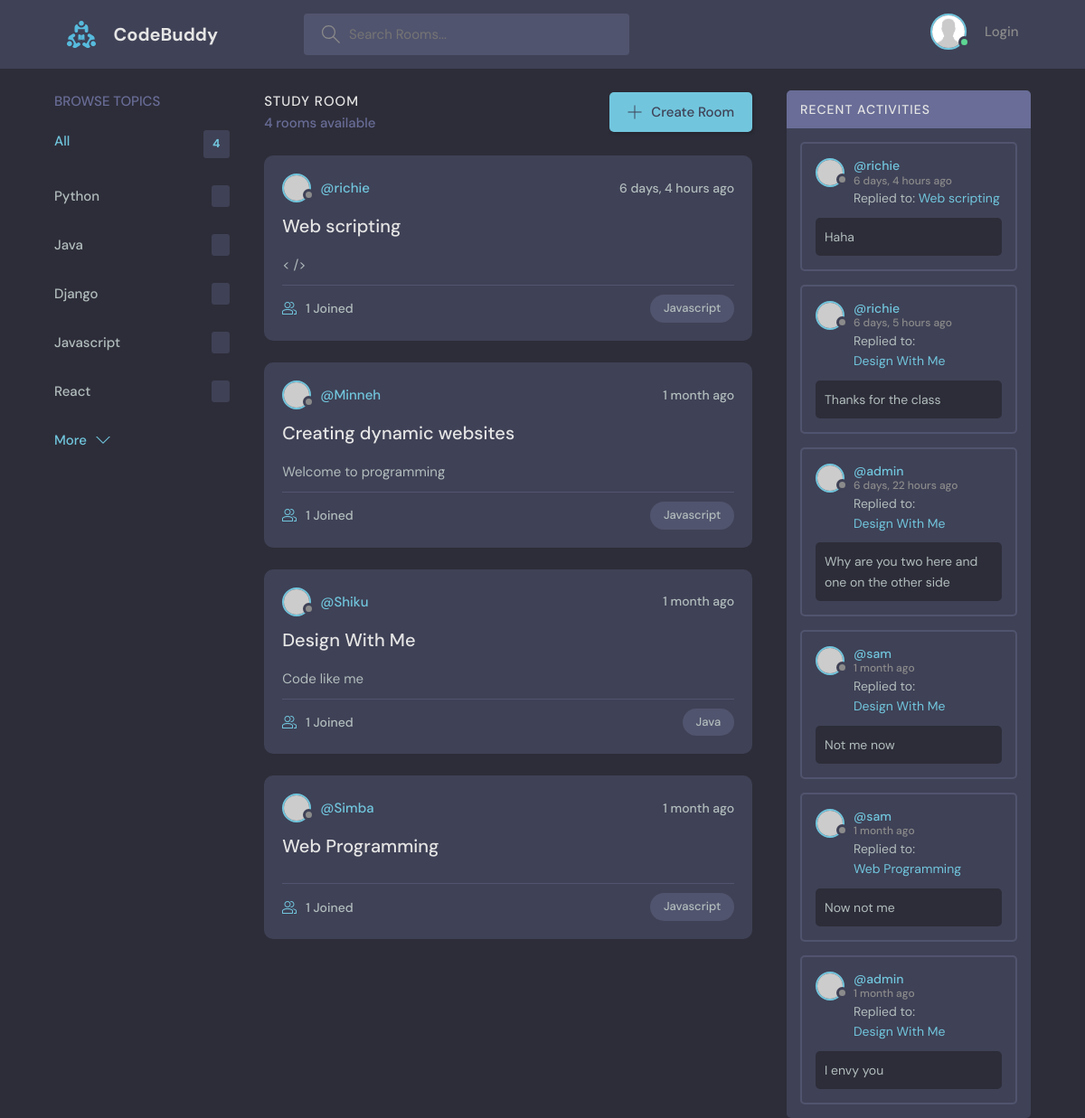
Screenshot of /?q=Java with the database file from the repository.
### base/models.py (models this page shows)
class Topic(models.Model):
    name = models.CharField(max_length=200)
    def __str__(self):
        return self.name

class Room(models.Model):
    host = models.ForeignKey(User, on_delete=models.SET_NULL, null=True)
    topic = models.ForeignKey(Topic, on_delete=models.SET_NULL, null=True)
    name = models.CharField(max_length=200)
    description = models.TextField(null=True, blank=True)
    participants = models.ManyToManyField(User, related_name='participants', blank=True)
    updated = models.DateTimeField(auto_now=True)
    created = models.DateTimeField(auto_now_add=True)
    class Meta:
        ordering = ['-created', '-updated']
    def __str__(self):
        return self.name

class Message(models.Model):
    user = models.ForeignKey(User, on_delete=models.CASCADE)
    room = models.ForeignKey(Room, on_delete=models.CASCADE)
    topic = models.ForeignKey(Topic, on_delete=models.CASCADE, null=True)
    body = models.TextField()
    updated = models.DateTimeField(auto_now=True)
    created = models.DateTimeField(auto_now_add=True)
    class Meta:
        ordering = ['-created', '-updated']
    def __str__(self):
        return self.body[0:60]

### base/views.py (the view)
# urls.py: path('', views.home, name = "home"),
def home(request, pk = ""):
    topics = Topic.objects.all()
    participants_count = ""
    try:
        q = request.GET.get('q') if request.GET.get('q') != None else ""
        rooms = Room.objects.filter(
            Q(topic__name__icontains=q) |
            Q(name__icontains=q) |
            Q(description__icontains=q)
        )
        if rooms.count() == 0:
            rooms_count = 'No'
        else:
            rooms_count = rooms.count()
        for room in rooms:
            participants_count = room.participants.all().count()
    except:
        rooms = "Your query did not return any results"
        participants_count = ""
    room_messages = Message.objects.filter(Q(room__topic__name__icontains=q)).order_by('-created')
    context = {'rooms': rooms, 'topics': topics, 'rooms_count': rooms_count, 'room_messages': room_messages, 'participants_count': participants_count }
    return render(request, "base/home.html", context)

### base/templates/base/home.html
{% extends 'main.html' %} {% block content %}
<main class="layout layout--3">
  <div class="container">
    {% include 'base/topics_component.html' %}
    {% include 'base/feed_component.html' %}
    {% include 'base/activity_component.html' %}
  </div>
</main>
{% endblock %}

### base/templates/base/topics_component.html
<div class="topics">
  <div class="topics__header">
    <h2>Browse Topics</h2>
  </div>
  <ul class="topics__list">
    <li>
      <a href="/" class="active">All <span>{{rooms.count}}</span></a>
    </li>
    {% for topic in topics %}
    <li>
      <a href="{% url 'home' %}?q={{ topic.name }}">
        {{ topic.name }}
        <span> {{ topic_count }} </span>
      </a>
    </li>
    {% endfor %}
  </ul>
  <a class="btn btn--link" href="topics.html">
    More
    <svg
      version="1.1"
      xmlns="http://www.w3.org/2000/svg"
      width="32"
      height="32"
      viewBox="0 0 32 32"
    >
      <title>chevron-down</title>
      <path d="M16 21l-13-13h-3l16 16 16-16h-3l-13 13z"></path>
    </svg>
  </a>
</div>

### base/templates/base/feed_component.html (shortened to what this page needs)
<div class="roomList">
  <div class="roomList__header">
    <div>
      <h2>Study Room</h2>
      {% if rooms_count == 1 %}
      <p>1 room available</p>
      {% else %}
      <p>{{ rooms_count }} rooms available</p>
      {% endif %}
    </div>
    <a class="btn btn--main" href="{% url 'create-room' %}">
      <svg
        version="1.1"
        xmlns="http://www.w3.org/2000/svg"
        width="32"
        height="32"
        viewBox="0 0 32 32"
      >
        <title>add</title>
        <path
          d="M16.943 0.943h-1.885v14.115h-14.115v1.885h14.115v14.115h1.885v-14.115h14.115v-1.885h-14.115v-14.115z"
        ></path>
      </svg>
      Create Room
    </a>
  </div>
  {% for room in rooms %}
  <div class="roomListRoom">
    <div class="roomListRoom__header">
      <a
        href="{% url 'user-profile' room.host.id %}"
        class="roomListRoom__author"
      >
        <div class="avatar avatar--small">
          <img src="https://randomuser.me/api/portraits/women/11.jpg" />
        </div>
        <span> @{{ room.host.username }} </span>
      </a>
      <div class="roomListRoom__actions">
        <span> {{ room.created|timesince }} ago</span>
      </div>
    </div>
    <div class="roomListRoom__content">
      <a href="{% url 'room' room.id %}">{{ room.name }}</a>
      <p>{{ room.description }}</p>
    </div>
    <div class="roomListRoom__meta">
      <a href="room.html" class="roomListRoom__joined">
        {{ participants_count }} Joined
      </a>
      <p class="roomListRoom__topic">{{ room.topic }}</p>
    </div>
  </div>
  {% endfor %}
</div>

### base/templates/base/activity_component.html (shortened to what this page needs)
<div class="activities">
  <div class="activities__header">
    <h2>Recent Activities</h2>
  </div>
  {% for message in room_messages %}
  <div class="activities__box">
    <div class="activities__boxHeader roomListRoom__header">
      <a
        href="{% url 'user-profile' message.user.id %}"
        class="roomListRoom__author"
      >
        <div class="avatar avatar--small">
          <img src="https://randomuser.me/api/portraits/women/11.jpg" />
        </div>
        <p>
          @{{ message.user.username }}
          <span>{{ message.created|timesince }} ago</span>
        </p>
      </a>
    </div>
    <div class="activities__boxContent">
      <p>
        Replied to:
        <a href="{% url 'room' message.room.id %}">{{ message.room }}</a>
      </p>
      <div class="activities__boxRoomContent">{{ message }}</div>
    </div>
  </div>
  {% endfor %}
</div>

### rows the page displays
Topic: name "Python"
Topic: name "Java"
Topic: name "Django"
Topic: name "Javascript"
Topic: name "React"
Room: host.username "richie", created "6 days, 4 hours", name "Web scripting", description "< />", participants_count "1", topic "Javascript"
Room: host.username "Minneh", created "1 month", name "Creating dynamic websites", description "Welcome to programming", participants_count "1", topic "Javascript"
Room: host.username "Shiku", created "1 month", name "Design With Me", description "Code like me", participants_count "1", topic "Java"
Room: host.username "Simba", created "1 month", name "Web Programming", participants_count "1", topic "Javascript"
Message: user.username "richie", created "6 days, 4 hours", room "Web scripting", body "Haha"
Message: user.username "richie", created "6 days, 5 hours", room "Design With Me", body "Thanks for the class"
Message: user.username "admin", created "6 days, 22 hours", room "Design With Me", body "Why are you two here and one on the other side"
Message: user.username "sam", created "1 month", room "Design With Me", body "Not me now"
Message: user.username "sam", created "1 month", room "Web Programming", body "Now not me"
Message: user.username "admin", created "1 month", room "Design With Me", body "I envy you"

### other values shown
{{ rooms.count }} "4"
{{ rooms_count }} "4"
